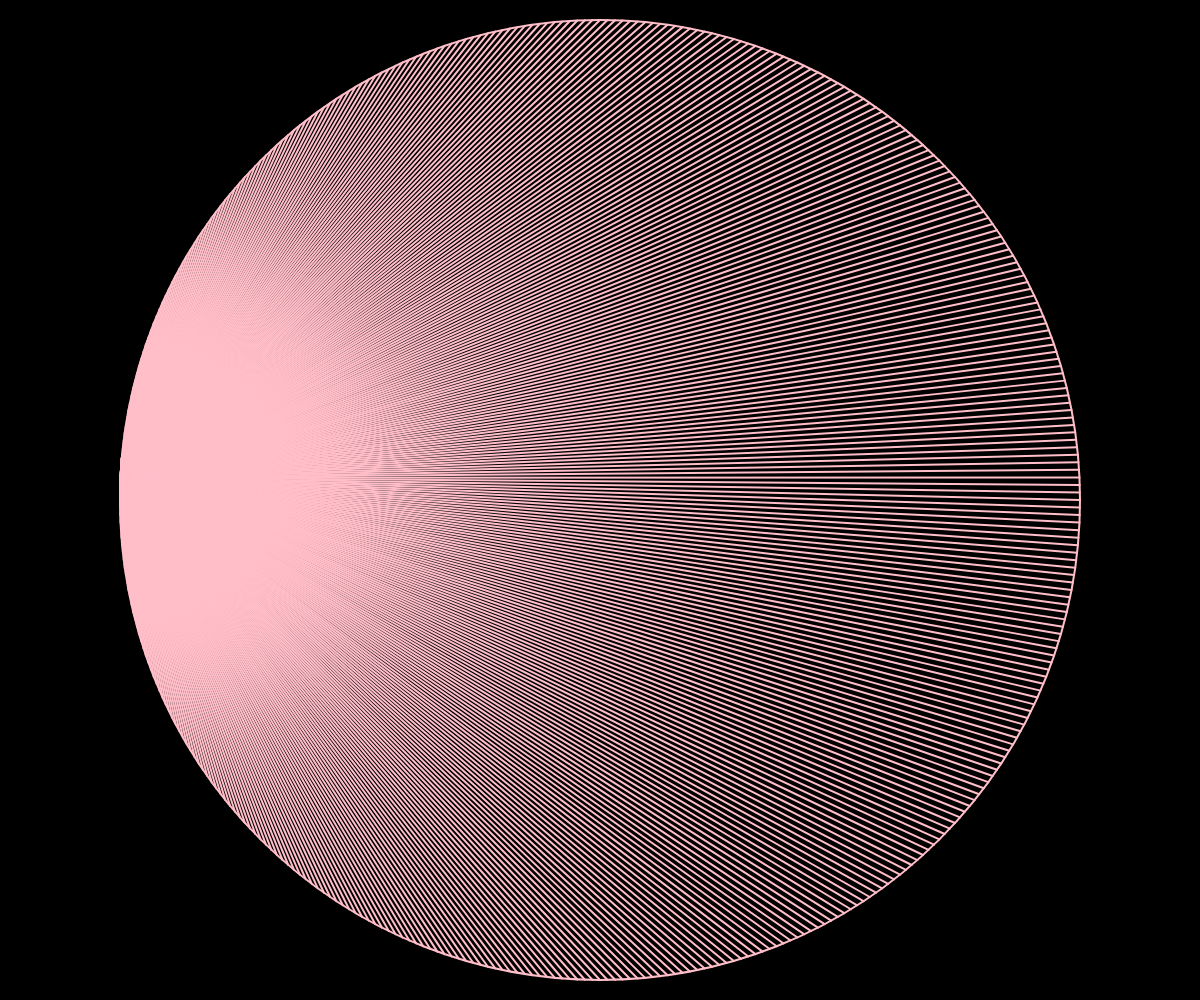
Frame 1 (no input)
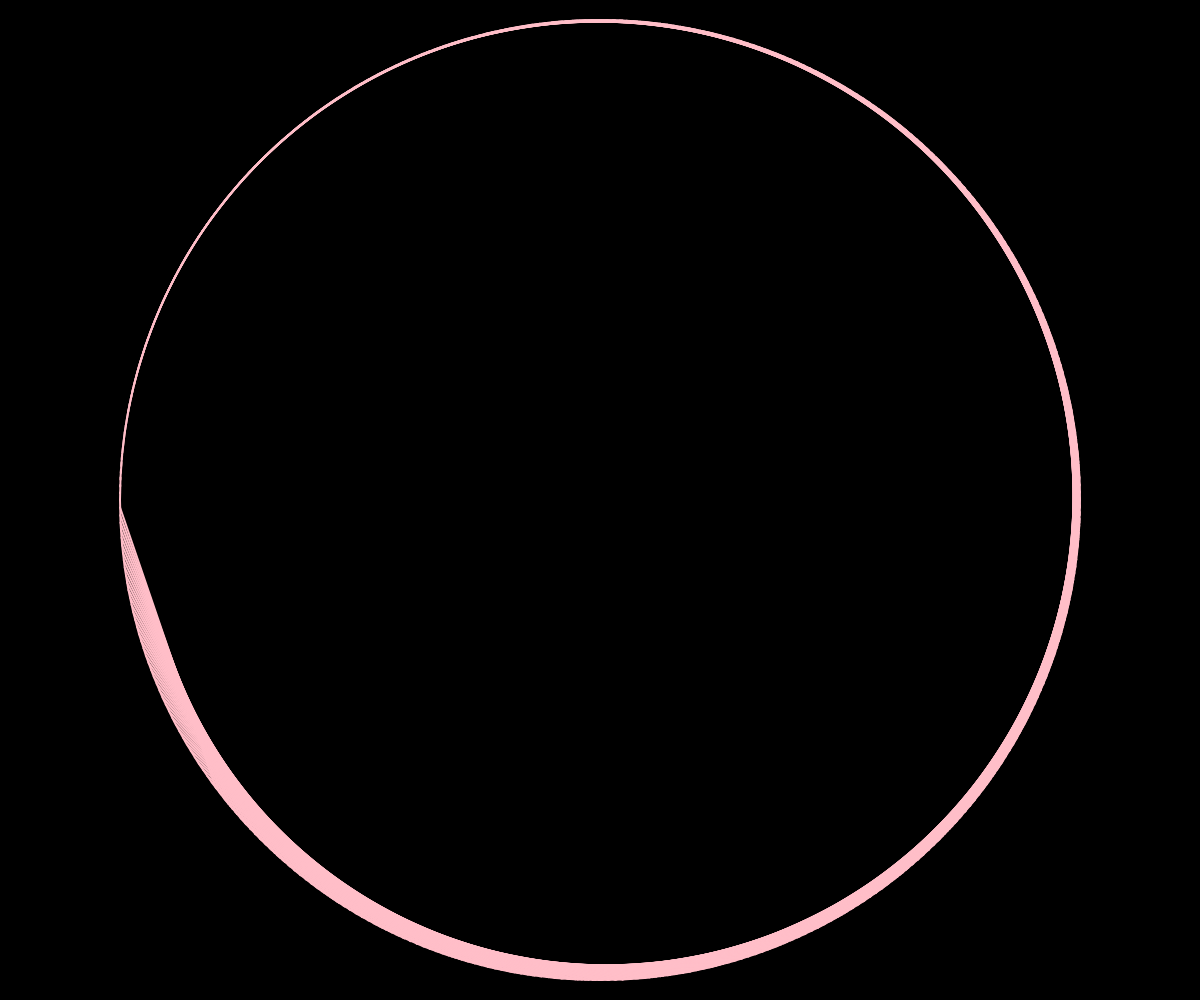
Frame 60 (no input)
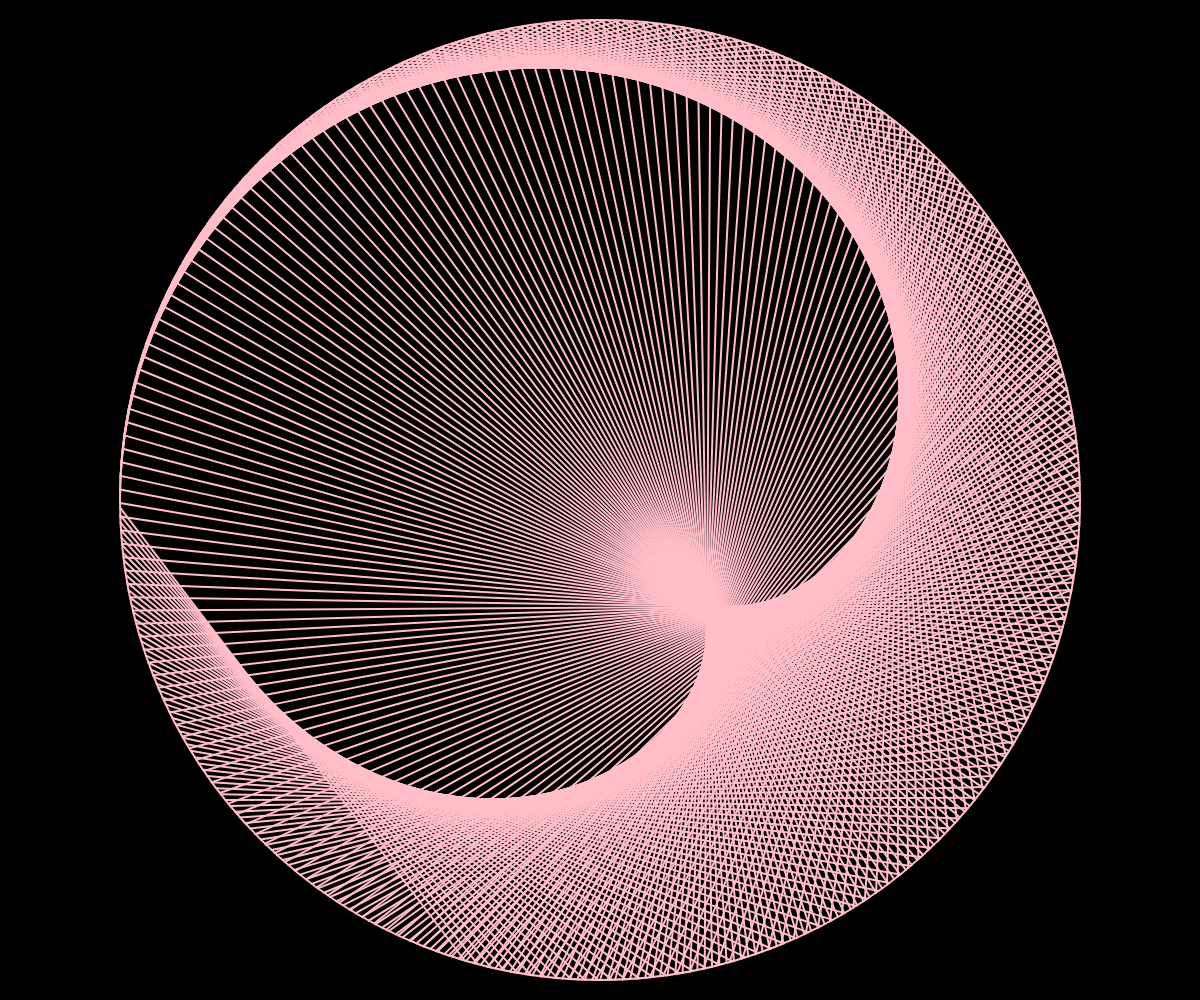
Frame 120 (the mouse pressed at the canvas centre since frame 60)

The p5.js sketch that drew these frames (run headless with seeded random() and noise() and a simulated clock; from frame 60 on, the mouse is pressed at the canvas centre):

// p5.js sketch
// ── sketch.js
// Times Tables Cardioid Visualization
// Daniel Shiffman
// https://thecodingtrain.com/CodingChallenges/133-times-tables-cardioid.html
// https://youtu.be/bl3nc_a1nvs
// https://editor.p5js.org/codingtrain/sketches/gwcGb_NPm

let r;
let factor = 0;

function setup() {
  createCanvas(windowWidth, windowHeight);
  r = height / 2 - 20;

}

function getVector(index, total) {
  const angle = map(index % total, 0, total, 0, TWO_PI);
  const v = p5.Vector.fromAngle(angle + PI);
  v.mult(r);
  return v;
  
}
function draw(){
drawmath();

}

function drawmath() {
  background(0);
  a1= 400
  const total = a1; //int(map(mouseX, 0, width, 0, 200));
  factor += 0.015;

  translate(width / 2, height / 2);
  stroke(255, 190, 200);
  strokeWeight(2);
  noFill();
  ellipse(0, 0, r * 2);

  strokeWeight(2);
  for (let i = 0; i < total; i++) {
    const a = getVector(i, total);
    const b = getVector(i * factor, total);
    line(a.x, a.y, b.x, b.y);
  }
}
